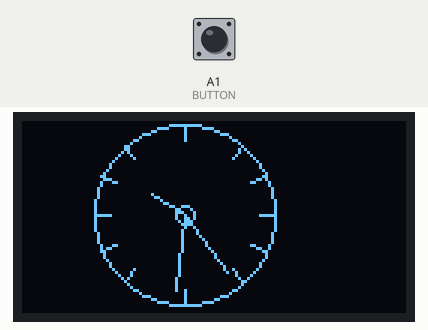
Simulated run of this sketch. Board: Arduino Uno, built with avr-gcc and run on an emulated ATmega328P. On the bench: 128×64 one-colour display. The inputs (shaded band) are chosen by the test bench; at power-on: A1 (BUTTON) HIGH. The local clock reads 2024-03-15 10:24:30 at power-on unless the sketch sets it; what the sketch prints to the serial monitor is not drawn.

Above: at 1.2 s.
1.3 s: A1 (BUTTON) pulled LOW for 0.15 s
At 2.8 s:
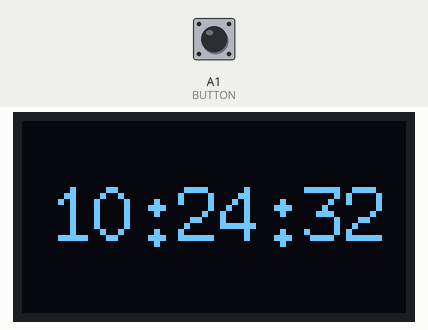
4.4 s: A1 (BUTTON) pulled LOW for 1 s
At 6.1 s:
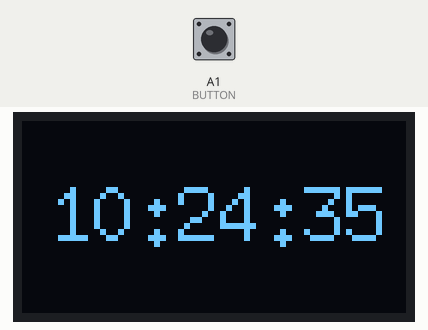
Timing chart, 0 to 7.6 s (numbered marks = the images above; inputs shaded):
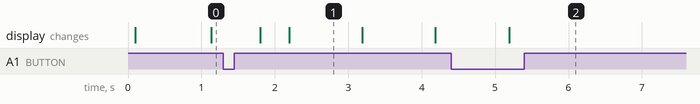

Measured:
- after the input at 1.3 s, the display: first changes after 0.50 s (image 1 shows a later state)
- what the display in image 1 shows lasts 1.0 s, from 2.2 s to 3.2 s

The sketch:

Task_1.ino
```cpp
// To toggle between temperature, double click the button
// To change to analog/digital press the button once
// To set up an alarm, press and hold the button, upon release the alarm will come up

#include <OneButton.h> //Allows for different types of presses out of one button
#include "U8glib.h"    //Controls the OLED display
#include <RTClib.h>    //Reads the RTC clock

//================= Analog clock constants=====================
#define MINUTEHAND 24 //Length of minute hand
#define HOURHAND 12   //Length of hour hand
#define SECONDHAND 26 //Length of second hand
#define XCENTER 54    //Horizontal center of analog clock
#define YCENTER 31    //Vertical center of analog clock

//========================= Pins ===============================
#define BUTTON A1 //Pin for button
#define BUZZER 8  //Pin for buzzer

//================== Object initialisation =====================
U8GLIB_SSD1306_128X64 u8g;      //Initialising the display
RTC_DS1307 rtc;                 //Initialising the RTC
OneButton button(BUTTON, true); //attach a button

//===================== Mode variables =========================
bool analog = true; // true is analog, false is digital

// ===================== Clock variables =======================
String digitalClock; //Digital clock value

float hrRad;  //Hour in radians
float mnRad;  //minutes in radians
float secRad; //minutes in radians

//==================== Other Global variables =================
int alarmMinute = ""; //Alarm clock minute
int alarmHour = "";   //Alarm clock hour

// ========================= Functions =========================
float mapFloat(float x, float in_min, float in_max, float out_min, float out_max)
{
    return (x - in_min) * (out_max - out_min) / (in_max - in_min) + out_min;
}

//======================== Clock functions =======================
void toggleAnalog()
{
    analog = !analog;
}

void setTime()
{
    DateTime now = rtc.now();
    int hr = now.hour();
    int mn = now.minute();
    int sec = now.second();

    //preparing digital clock variabes
    digitalClock = "";
    if (hr < 10)
    {
        digitalClock += "0";
    }
    digitalClock += hr;
    digitalClock += ":";
    if (mn < 10)
    {
        digitalClock += 0;
    }
    digitalClock += mn;
    digitalClock += ":";
    if (sec < 10)
    {
        digitalClock += 0;
    }
    digitalClock += sec;

    checkAlarm(hr, mn);

    //preparing analog clock varibles
    if (hr == 12)
    {
        hr = 0;
    }
    if (mn == 60)
    {
        mn = 0;
    }
    if (sec == 60)
    {
        sec = 0;
    }
    hrRad = mapFloat(hr, 0, 12, 0, 2 * PI);
    mnRad = mapFloat(mn, 0, 60, 0, 2 * PI);
    secRad = mapFloat(sec, 0, 60, 0, 2 * PI);
}

// ====================== Alarm functions ====================
//Set the alarm time
void setAlarm()
{
    int minute;
    int hour;

    //Obtain time to set the alarm through the serial monitor
    Serial.println("Set and alarm, type in the hour (1-12)");
    do
    {
        hour = Serial.parseInt();
    } while (!hour);
    Serial.println("Set the minutes");
    do
    {
        minute = Serial.parseInt();
    } while (!minute);
    Serial.print("Alarm has been set for ");
    Serial.print(hour);
    Serial.print(":");
    Serial.println(minute);

    //Set the variables for the alarm
    alarmMinute = minute;
    alarmHour = hour;
}

//Check the alarm time
void checkAlarm(int hour, int minute)
{
    if ((hour == alarmHour) && (minute == alarmMinute))
    {
        tone(BUZZER, 250, 100);
        delay(250);
        digitalWrite(LED_BUILTIN, HIGH);
        alarmHour = "";
        alarmMinute = "";
    }
}

//====================== Main functions ========================
void setup()
{
    Serial.begin(9600);
    rtc.begin();

    u8g.setFont(u8g_font_7x13);

    button.attachClick(toggleAnalog);
    button.attachLongPressStop(setAlarm);
}

void loop()
{
    setTime();
    button.tick();
    //=============== START OF DRAW ===================
    u8g.firstPage();
    do
    {
        u8g.setColorIndex(1); //set colour to white
        if (analog)
        {
            //================= Analog Clock Draw Start =====================
            //drawCircle(x, y, radius)
            u8g.drawCircle(XCENTER, YCENTER, 30); // Analog clock rim
            u8g.drawCircle(XCENTER, YCENTER, 3);

            //draw 5 minute markings
            u8g.drawLine(XCENTER, YCENTER - 30, XCENTER, YCENTER - 25);
            u8g.drawLine(XCENTER, YCENTER + 30, XCENTER, YCENTER + 25);
            u8g.drawLine(XCENTER + 30, YCENTER, XCENTER + 25, YCENTER);
            u8g.drawLine(XCENTER - 30, YCENTER, XCENTER - 25, YCENTER);
            u8g.drawLine(XCENTER + 30 * cos(30 * 180 / PI), YCENTER + 30 * sin(30 * 180 / PI), XCENTER + 25 * cos(30 * 180 / PI), YCENTER + 25 * sin(30 * 180 / PI));
            u8g.drawLine(XCENTER - 30 * cos(30 * 180 / PI), YCENTER - 30 * sin(30 * 180 / PI), XCENTER - 25 * cos(30 * 180 / PI), YCENTER - 25 * sin(30 * 180 / PI));
            u8g.drawLine(XCENTER + 30 * cos(30 * 180 / PI), YCENTER - 30 * sin(30 * 180 / PI), XCENTER + 25 * cos(30 * 180 / PI), YCENTER - 25 * sin(30 * 180 / PI));
            u8g.drawLine(XCENTER - 30 * cos(30 * 180 / PI), YCENTER + 30 * sin(30 * 180 / PI), XCENTER - 25 * cos(30 * 180 / PI), YCENTER + 25 * sin(30 * 180 / PI));
            u8g.drawLine(XCENTER + 30 * cos(60 * 180 / PI), YCENTER - 30 * sin(60 * 180 / PI), XCENTER + 25 * cos(60 * 180 / PI), YCENTER - 25 * sin(60 * 180 / PI));
            u8g.drawLine(XCENTER - 30 * cos(60 * 180 / PI), YCENTER - 30 * sin(60 * 180 / PI), XCENTER - 25 * cos(60 * 180 / PI), YCENTER - 25 * sin(60 * 180 / PI));
            u8g.drawLine(XCENTER + 30 * cos(60 * 180 / PI), YCENTER + 30 * sin(60 * 180 / PI), XCENTER + 25 * cos(60 * 180 / PI), YCENTER + 25 * sin(60 * 180 / PI));
            u8g.drawLine(XCENTER - 30 * cos(60 * 180 / PI), YCENTER + 30 * sin(60 * 180 / PI), XCENTER - 25 * cos(60 * 180 / PI), YCENTER + 25 * sin(60 * 180 / PI));

            //drawLine(xStart, yStart, xFinish, yFinish)
            u8g.drawLine(XCENTER, YCENTER, XCENTER + HOURHAND * sin(hrRad), YCENTER - HOURHAND * cos(hrRad));       //hours hand
            u8g.drawLine(XCENTER, YCENTER, XCENTER + MINUTEHAND * sin(mnRad), YCENTER - MINUTEHAND * cos(mnRad));   //minutes hand
            u8g.drawLine(XCENTER, YCENTER, XCENTER + SECONDHAND * sin(secRad), YCENTER - SECONDHAND * cos(secRad)); //minutes hand
                                                                                                                    //================= Analog Clock Draw End =======================
        }
        else
        {
            //Digital Clock
            u8g.setScale2x2();
            u8g.setPrintPos(5, 20);
            u8g.print(digitalClock);
            u8g.undoScale();
        }

    } while (u8g.nextPage());
    //=================== END OF DRAW ===========================
}
```
